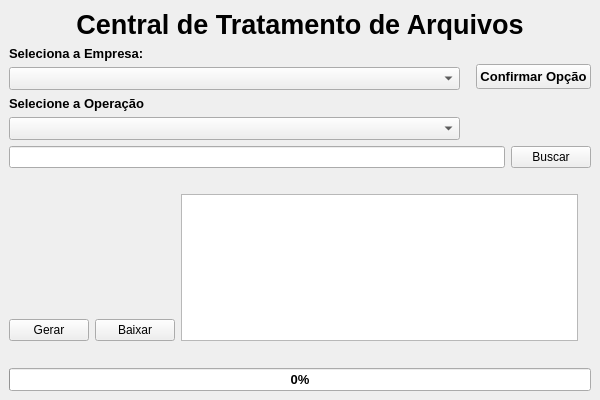
<?xml version="1.0" encoding="UTF-8"?>
<ui version="4.0">
 <class>MainWindow</class>
 <widget class="QMainWindow" name="MainWindow">
  <property name="geometry">
   <rect>
    <x>0</x>
    <y>0</y>
    <width>600</width>
    <height>400</height>
   </rect>
  </property>
  <property name="minimumSize">
   <size>
    <width>600</width>
    <height>400</height>
   </size>
  </property>
  <property name="maximumSize">
   <size>
    <width>600</width>
    <height>400</height>
   </size>
  </property>
  <property name="windowTitle">
   <string>Contador Medware</string>
  </property>
  <property name="windowIcon">
   <iconset>
    <normaloff>../../../../Downloads/homem-robo.png</normaloff>../../../../Downloads/homem-robo.png</iconset>
  </property>
  <widget class="QWidget" name="centralwidget">
   <layout class="QGridLayout" name="gridLayout">
    <item row="0" column="0">
     <layout class="QVBoxLayout" name="verticalLayout">
      <item>
       <layout class="QVBoxLayout" name="verticalLayout_2">
        <item>
         <widget class="QLabel" name="label">
          <property name="font">
           <font>
            <pointsize>20</pointsize>
            <weight>75</weight>
            <bold>true</bold>
           </font>
          </property>
          <property name="text">
           <string>Central de Tratamento de Arquivos</string>
          </property>
          <property name="alignment">
           <set>Qt::AlignCenter</set>
          </property>
         </widget>
        </item>
        <item>
         <layout class="QHBoxLayout" name="horizontalLayout_5">
          <item>
           <layout class="QVBoxLayout" name="verticalLayout_4">
            <item>
             <widget class="QLabel" name="label_4">
              <property name="font">
               <font>
                <pointsize>10</pointsize>
                <weight>75</weight>
                <bold>true</bold>
               </font>
              </property>
              <property name="text">
               <string>Seleciona a Empresa:</string>
              </property>
             </widget>
            </item>
            <item>
             <widget class="QComboBox" name="comboBox">
              <property name="font">
               <font>
                <pointsize>10</pointsize>
               </font>
              </property>
             </widget>
            </item>
            <item>
             <layout class="QVBoxLayout" name="verticalLayout_5">
              <item>
               <widget class="QLabel" name="label_6">
                <property name="font">
                 <font>
                  <pointsize>10</pointsize>
                  <weight>75</weight>
                  <bold>true</bold>
                 </font>
                </property>
                <property name="text">
                 <string>Selecione a Operação</string>
                </property>
               </widget>
              </item>
              <item>
               <widget class="QComboBox" name="comboBox_2">
                <property name="font">
                 <font>
                  <pointsize>10</pointsize>
                 </font>
                </property>
               </widget>
              </item>
             </layout>
            </item>
           </layout>
          </item>
          <item>
           <layout class="QVBoxLayout" name="verticalLayout_6">
            <property name="spacing">
             <number>0</number>
            </property>
            <property name="leftMargin">
             <number>10</number>
            </property>
            <item>
             <widget class="QPushButton" name="pushButton_4">
              <property name="maximumSize">
               <size>
                <width>150</width>
                <height>25</height>
               </size>
              </property>
              <property name="font">
               <font>
                <pointsize>10</pointsize>
                <weight>75</weight>
                <bold>true</bold>
               </font>
              </property>
              <property name="text">
               <string>Confirmar Opção</string>
              </property>
             </widget>
            </item>
            <item>
             <widget class="QLabel" name="label_7">
              <property name="maximumSize">
               <size>
                <width>80</width>
                <height>13</height>
               </size>
              </property>
              <property name="text">
               <string/>
              </property>
             </widget>
            </item>
           </layout>
          </item>
         </layout>
        </item>
        <item>
         <layout class="QHBoxLayout" name="horizontalLayout_3">
          <item>
           <widget class="QLineEdit" name="lineEdit"/>
          </item>
          <item>
           <widget class="QPushButton" name="pushButton_3">
            <property name="cursor">
             <cursorShape>PointingHandCursor</cursorShape>
            </property>
            <property name="text">
             <string>Buscar</string>
            </property>
           </widget>
          </item>
         </layout>
        </item>
        <item>
         <spacer name="horizontalSpacer">
          <property name="orientation">
           <enum>Qt::Horizontal</enum>
          </property>
          <property name="sizeHint" stdset="0">
           <size>
            <width>40</width>
            <height>20</height>
           </size>
          </property>
         </spacer>
        </item>
       </layout>
      </item>
      <item>
       <layout class="QHBoxLayout" name="horizontalLayout_2">
        <item>
         <layout class="QHBoxLayout" name="horizontalLayout">
          <item>
           <layout class="QVBoxLayout" name="verticalLayout_3">
            <item>
             <widget class="QLabel" name="label_5">
              <property name="text">
               <string/>
              </property>
             </widget>
            </item>
            <item>
             <layout class="QHBoxLayout" name="horizontalLayout_4">
              <item>
               <widget class="QPushButton" name="pushButton">
                <property name="cursor">
                 <cursorShape>PointingHandCursor</cursorShape>
                </property>
                <property name="text">
                 <string>Gerar</string>
                </property>
               </widget>
              </item>
              <item>
               <widget class="QPushButton" name="pushButton_2">
                <property name="cursor">
                 <cursorShape>PointingHandCursor</cursorShape>
                </property>
                <property name="text">
                 <string>Baixar</string>
                </property>
               </widget>
              </item>
             </layout>
            </item>
           </layout>
          </item>
          <item>
           <widget class="QListWidget" name="listWidget"/>
          </item>
          <item>
           <widget class="QLabel" name="label_3">
            <property name="text">
             <string/>
            </property>
           </widget>
          </item>
         </layout>
        </item>
       </layout>
      </item>
      <item>
       <widget class="QLabel" name="label_2">
        <property name="font">
         <font>
          <pointsize>10</pointsize>
          <weight>75</weight>
          <italic>false</italic>
          <bold>true</bold>
         </font>
        </property>
        <property name="text">
         <string/>
        </property>
        <property name="alignment">
         <set>Qt::AlignCenter</set>
        </property>
       </widget>
      </item>
      <item>
       <widget class="QProgressBar" name="progressBar">
        <property name="font">
         <font>
          <pointsize>10</pointsize>
          <weight>75</weight>
          <bold>true</bold>
         </font>
        </property>
        <property name="cursor">
         <cursorShape>WaitCursor</cursorShape>
        </property>
        <property name="value">
         <number>0</number>
        </property>
        <property name="alignment">
         <set>Qt::AlignCenter</set>
        </property>
       </widget>
      </item>
     </layout>
    </item>
   </layout>
  </widget>
 </widget>
 <resources/>
 <connections/>
</ui>
